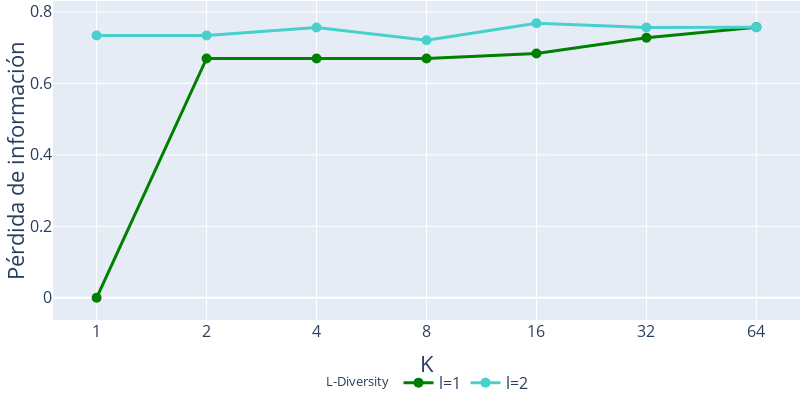

The code cell stored with this chart in its notebook:
### Code cell
# Filtrar los resultados para t=0 (solo k y l)
data_kl = []
for (k_val, l_val, t_val), df in anonymity_dict.items():
    if t_val == 1.0:
        for v in df['information_loss'].values.astype(float):
            data_kl.append({'k': k_val, 'l': l_val, 'information_loss': v})

df_kl = pd.DataFrame(data_kl)

fig_kl = go.Figure()

colors = {1: 'green', 2: 'mediumturquoise'}

# Calcular la mediana de information_loss para cada combinación de k y l
medians_kl = df_kl.groupby(['k', 'l'])['information_loss'].median().reset_index()

for l_val in sorted(medians_kl['l'].unique()):
    fig_kl.add_trace(go.Scatter(
        x=medians_kl[medians_kl['l'] == l_val]['k'],
        y=medians_kl[medians_kl['l'] == l_val]['information_loss'],
        mode='lines+markers',
        name=f"l={l_val}",
        marker=dict(color=colors[l_val], size=10),
        line=dict(color=colors[l_val], width=3),
        showlegend=True,
        legendgrouptitle_text=f"L-Diversity"
    ))
fig_kl.update_xaxes(type='log', tickvals=sorted(df_kl['k'].unique()), title_text='K')
fig_kl.update_yaxes(
    title_text='Pérdida de información'
)
fig_kl.update_layout(
    legend=dict(
        orientation='h',
        yanchor='bottom',
        y=-0.25,
        xanchor='center',
        x=0.5,
        font=dict(size=16),
        title=dict(font=dict(size=18))
    ),
    xaxis=dict(
        title_font=dict(size=22),
        tickfont=dict(size=16),
    ),
    yaxis=dict(
        title_font=dict(size=22),
        tickfont=dict(size=16),
        tickvals=[1, 0.8, 0.6, 0.4, 0.2, 0],
        ticktext=[str(val) for val in [1, 0.8, 0.6, 0.4, 0.2, 0]]
    ),
    margin=dict(l=0, r=0, t=0, b=0),
    height=400,
    width=800
)
fig_kl.write_image("../Memoria/images/graphs/info_loss-vs-k_anonymity-l_diversity.png")
fig_kl.show()

### Figure 1 — Plotly figure (JSON) as saved in the notebook; plotly's stock layout.template omitted (floating-point values rounded to 4 significant figures)
{"data": [{"legendgrouptitle": {"text": "L-Diversity"}, "line": {"color": "green", "width": 3}, "marker": {"color": "green", "size": 10}, "mode": "lines+markers", "name": "l=1", "showlegend": true, "type": "scatter", "x": [1, 2, 4, 8, 16, 32, 64], "y": [0.0, 0.6696, 0.6696, 0.6696, 0.6837, 0.7277, 0.7573]}, {"legendgrouptitle": {"text": "L-Diversity"}, "line": {"color": "mediumturquoise", "width": 3}, "marker": {"color": "mediumturquoise", "size": 10}, "mode": "lines+markers", "name": "l=2", "showlegend": true, "type": "scatter", "x": [1, 2, 4, 8, 16, 32, 64], "y": [0.7339, 0.7339, 0.7562, 0.7205, 0.7683, 0.7564, 0.7573]}], "layout": {"height": 400, "legend": {"font": {"size": 16}, "orientation": "h", "title": {"font": {"size": 18}}, "x": 0.5, "xanchor": "center", "y": -0.25, "yanchor": "bottom"}, "margin": {"b": 0, "l": 0, "r": 0, "t": 0}, "width": 800, "xaxis": {"tickfont": {"size": 16}, "tickvals": [1, 2, 4, 8, 16, 32, 64], "title": {"font": {"size": 22}, "text": "K"}, "type": "log"}, "yaxis": {"tickfont": {"size": 16}, "ticktext": ["1", "0.8", "0.6", "0.4", "0.2", "0"], "tickvals": [1, 0.8, 0.6, 0.4, 0.2, 0], "title": {"font": {"size": 22}, "text": "Pérdida de información"}}}}
